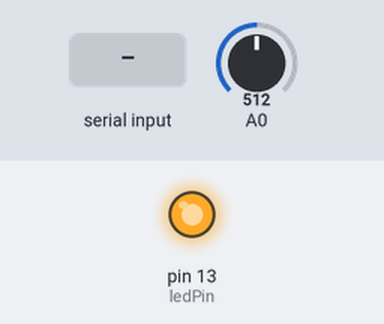
The sketch below on a simulated Arduino Uno, built with avr-gcc and run on an emulated ATmega328P. Shown: output pins drawn as LEDs (lit = HIGH). The test bench sets the inputs (shaded band); at power-on: A0 = 512. What the sketch prints to the serial monitor is not drawn.

Above: at 0.1 s.
At 15.3 s:
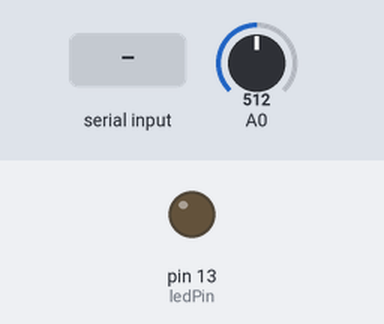
16.3 s: byte 30 received over Serial
19.3 s: byte 90 received over Serial
Timing chart, 0 to 28.3 s (numbered marks = the images above; inputs shaded):
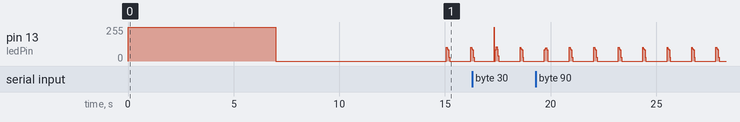

The sketch:

ArduinoAssignment.ino
```cpp
int incomingByte = 0;
// variable to hold sensor value
int sensorValue;
// variable to calibrate low value
int sensorLow = 1023;
// variable to calibrate high value
int sensorHigh = 0;
// LED pin
const int ledPin = 13;
const int DELAY = 2;

const int ONE = 1;
const int ZERO = 0;

//The sensor can be decalibrated at one point. So if the level is under the minimum value or above the maximum Value
//We change the value detecte by the sensor respectively to min and max value.
void checkValue() {
  if (sensorValue > sensorHigh) {
    sensorValue = sensorHigh;
  }
  else if (sensorValue < sensorLow) {
    sensorValue = sensorLow;
  }
}

//If the light detected by the sensor is above a certain threshold, it's a '1' otherwise it's a '0'
int translate(int pitch) {
  if (pitch > 400) {
    pitch = ONE;
    return pitch;
  }
  else {
    pitch = ZERO;
    return pitch;
  }
}


//This function is in a first is emmiting the char bit per bits. This means that in a first part, the light is emitted, and in the other part it's detected by the sensor
void choose(char c) {
  int pitch;
  int char_2_send[8];
  char letter = 0;

  //Emiting and receiving each bit of the char. A char is coded on 8 bits so that's why the for-loop is limited to 8 loops.
  for (int k = 7; k >= 0; k--) {
    int tmp = ((int) (c >> k) & 0x01); //Checking wether a '1' or a '0' should be emitted

    //We turn on the light (or keep it on). The delay is here so that the sensor actually detects the light
    if ( tmp == 1) {
      digitalWrite(ledPin, HIGH);
      delay(DELAY / 2);
      sensorValue = analogRead(A0);
      delay(DELAY / 2);
      checkValue();
      pitch = map(sensorValue, sensorLow - 1, sensorHigh, 0, 1000);
      char_2_send[k] = translate(pitch);

      //Serial.print("Sensor Value :"); Serial.println(sensorValue);
      //Serial.print("The input is :"); Serial.print(tmp); Serial.print(" and "); Serial.print("led HIGH = " ); Serial.println(pitch);
    }

    //Light is turned off (or kept off). The sensor detects it as a 0.
    else {
      digitalWrite(ledPin, LOW);
      delay(DELAY / 2);
      sensorValue = analogRead(A0);
      delay(DELAY / 2);
      checkValue();
      pitch = map(sensorValue, sensorLow - 1, sensorHigh, 0, 1000);
      char_2_send[k] = translate(pitch);

      //Serial.print("Sensor Value :"); Serial.println(sensorValue);
      //Serial.print("The input is :"); Serial.print(tmp); Serial.print(" and "); Serial.print("led LOW = "); Serial.println(pitch);
    }

    letter = letter + (char_2_send[k] << k); //At the end of the forloop we have the letter we wanted to have.

    //Serial.print("Le bit : ");Serial.print(char_2_send[k]); Serial.print(" Et la conv en nombre : ");Serial.println(char_2_send[k]<<k);Serial.print("Letter A= ");Serial.println((int) letter);
  }
  //Serial.print("The letter is : "); Serial.print(letter);Serial.print(" And The number corresponding is : "); Serial.println((int) letter);

  Serial.print(letter); //Each Time a letter is received, it's printed
}

/*
 *
 */

void setup() {
  // Make the LED pin an output and turn it on
  pinMode(ledPin, OUTPUT);
  digitalWrite(ledPin, HIGH);
  Serial.begin(9600);

  // calibrate for the first 21 seconds after program runs
  while (millis() < 7000) {
    // record the maximum sensor value
    sensorValue = analogRead(A0);
    if (sensorValue > sensorHigh) {
      sensorHigh = sensorValue;
    }
  }

  digitalWrite(ledPin, LOW);
  while (millis() < 14000) {
    // record the maximum sensor value
    sensorValue = analogRead(A0);
    if (sensorValue < sensorLow) {
      sensorLow = sensorValue;
    }
  }

  Serial.print("sensorLow :"); Serial.println(sensorLow);
  Serial.print("sensorHigh :"); Serial.println(sensorHigh);
  Serial.println("#########################");
  delay(1000);
}

void loop() {
  //This system works also if you write on the Serial link. Open the Serial Monitor and send something in it.
  //However there's a buffer limit of 64 bytes. So you can actually only send 64 char through this method.
  if (Serial.available() > 0) {
    // read the incoming byte:
    incomingByte = Serial.read();

    choose(incomingByte);
  }

  // If Nothing is received on the Serial Link, my Student ID will be printed over and over.
  else {
    char* d = "20186024\n";
    int len_d = strlen(d);
    for (int i = 0; i < len_d; i++) {
      choose(d[i]);
    }
    delay(1000);
  }
}
```
